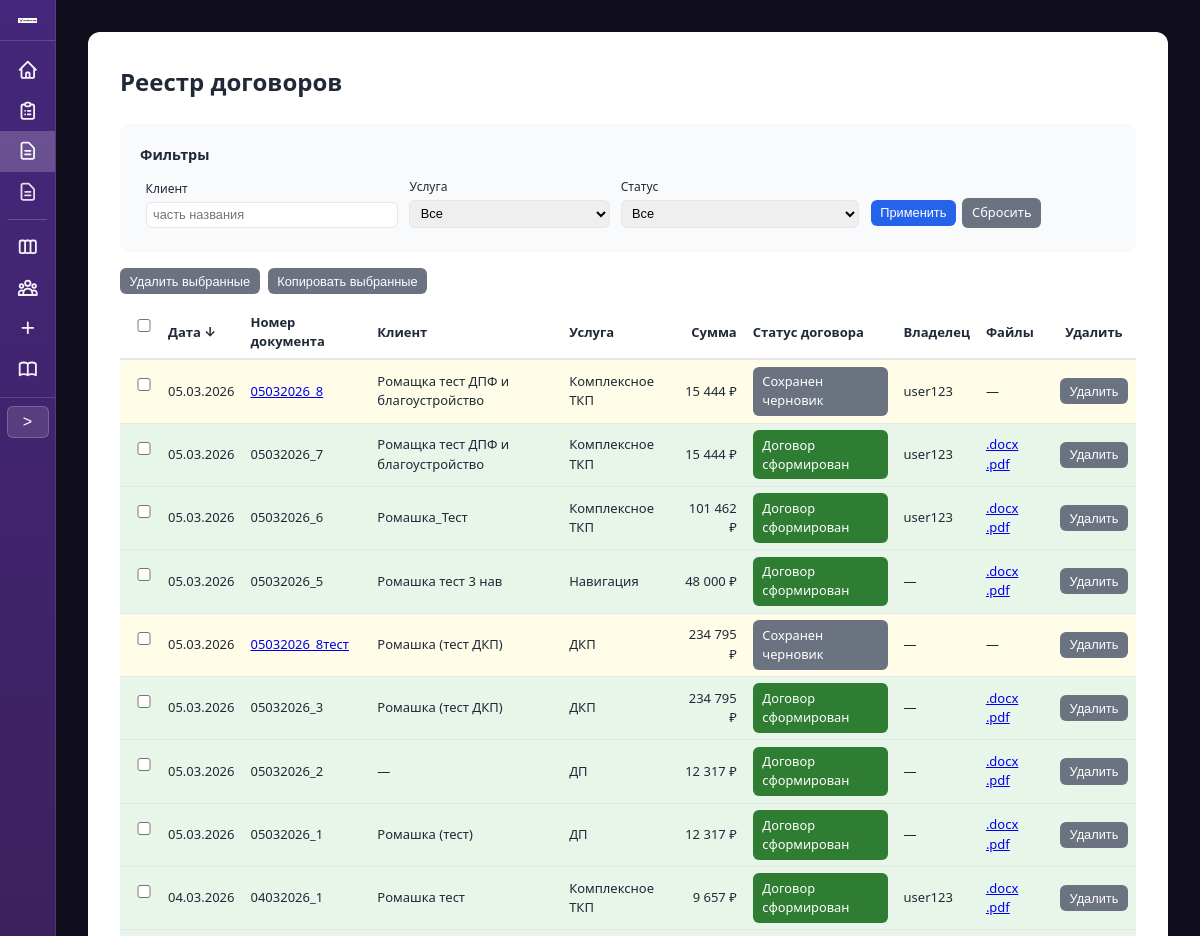
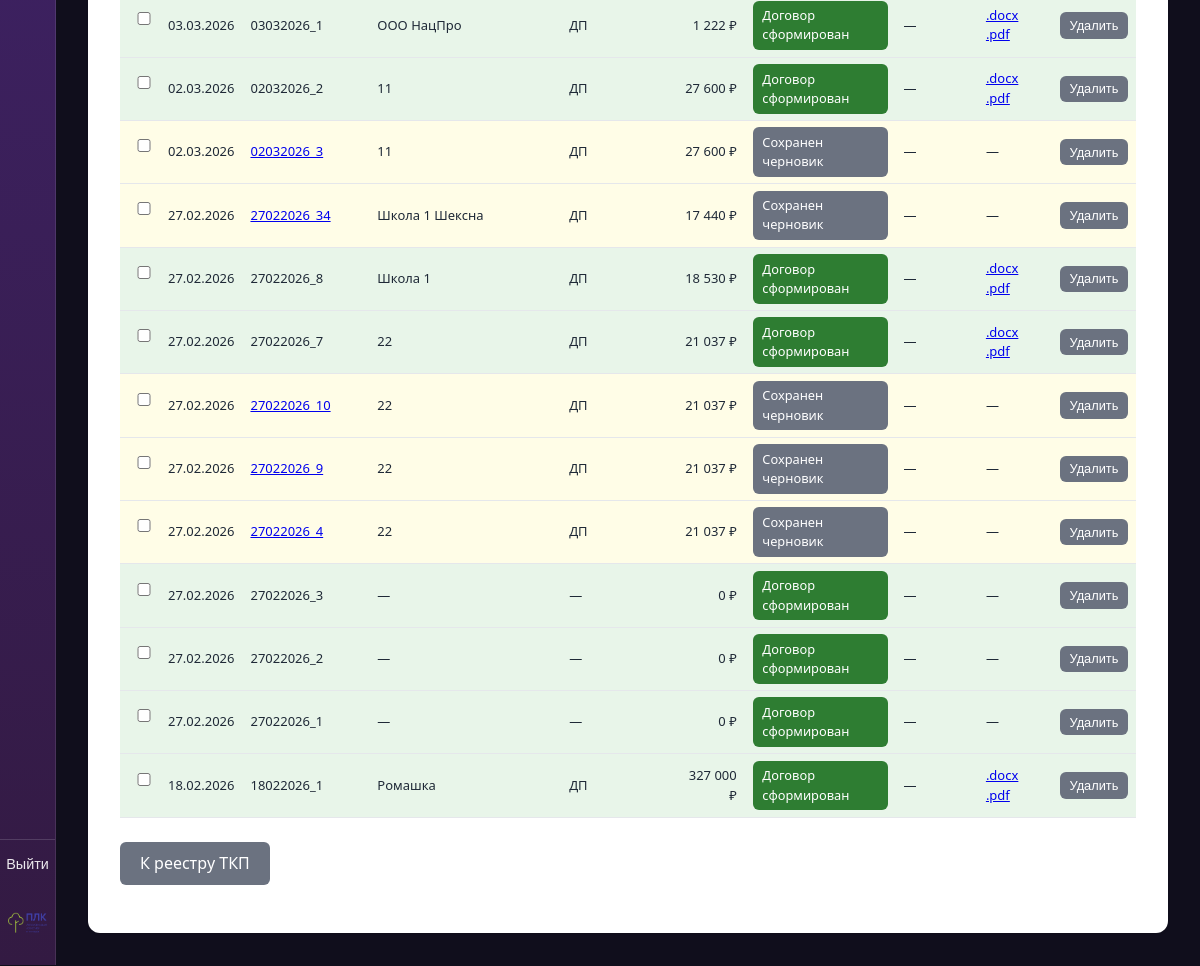
The app's page /contracts/ (signed in) with its own data (2 pictures, top to bottom).
### proposals/models.py (models this page shows, shortened)
class ContractRecord(models.Model):
    STATUS_DRAFT = 'draft'
    STATUS_FINAL = 'final'
    STATUS_CHOICES = [
        (STATUS_DRAFT, 'Черновик'),
        (STATUS_FINAL, 'Итоговый'),
    ]
    date = models.DateField('Дата договора')
    number = models.CharField('Номер договора', max_length=50, unique=True)
    status = models.CharField('Статус', max_length=20, choices=STATUS_CHOICES, default=STATUS_FINAL)
    tkp = models.ForeignKey(
        TKPRecord,
        on_delete=models.SET_NULL,
        null=True,
        blank=True,
        verbose_name='ТКП',
        related_name='contracts',
    )
    counterparty = models.ForeignKey(
        Counterparty,
        on_delete=models.SET_NULL,
        null=True,
        blank=True,
        verbose_name='Контрагент',
    )
    client = models.CharField('Клиент', max_length=500, blank=True)
    service = models.CharField('Услуга', max_length=255, blank=True)
    sum_total = models.DecimalField('Сумма', max_digits=15, decimal_places=2, default=0)
    docx_file = models.CharField('Файл DOCX', max_length=255, blank=True)
    pdf_file = models.CharField('Файл PDF', max_length=255, blank=True)
    contract_snapshot = models.JSONField('Снимок реквизитов', null=True, blank=True)
    created_at = models.DateTimeField('Создано', auto_now_add=True)
    created_by = models.ForeignKey(
        settings.AUTH_USER_MODEL,
        on_delete=models.SET_NULL,
        null=True,
        blank=True,
        related_name='created_contract_records',
        verbose_name='Владелец',
    )
    class Meta:
        verbose_name = 'Запись договора'
        verbose_name_plural = 'Записи договоров'
        ordering = ['-created_at']

### proposals/views.py (the view, shortened to what this page needs)
# urls.py: path('contracts/', views.contract_table_view, name='contract_table'),
@login_required
@require_http_methods(['GET', 'POST'])
def contract_table_view(request):
    records = ContractRecord.objects.select_related('tkp', 'counterparty', 'created_by')
    client = request.GET.get('client', '').strip()
    service = request.GET.get('service', '').strip()
    status_filter = request.GET.get('status', '').strip().lower()
    if client:
        records = records.filter(client__icontains=client)
    if service:
        records = records.filter(service=service)
    if status_filter == 'draft':
        records = records.filter(status=ContractRecord.STATUS_DRAFT)
    elif status_filter == 'final':
        records = records.filter(status=ContractRecord.STATUS_FINAL)
    sort_col = request.GET.get('sort', '').strip().lower()
    order = request.GET.get('order', 'desc').strip().lower()
    if order not in ('asc', 'desc'):
        order = 'desc'
    order_prefix = '' if order == 'asc' else '-'
    allowed_sort = {'date': 'date', 'number': 'number', 'client': 'client', 'service': 'service', 'sum_total': 'sum_total', 'status': 'status'}
    if sort_col in allowed_sort:
        field = allowed_sort[sort_col]
        if field == 'status':
            records = records.order_by(f'{order_prefix}status', '-date', '-created_at')
        else:
            records = records.order_by(f'{order_prefix}{field}', '-created_at')
    else:
        records = records.order_by('-date', '-created_at')
    services_list = list(ContractRecord.objects.values_list('service', flat=True).distinct().filter(service__isnull=False).exclude(service='').order_by('service'))
    context = {
        'records': records,
        'filters': {'client': client, 'service': service, 'status': status_filter},
        'services_list': services_list,
        'sort': sort_col or 'date',
        'order': order,
    }
    return render(request, 'proposals/contract_table.html', context)

### proposals/templatetags/proposal_filters.py (called while the page is built)
@register.filter
def format_price(value):
    if value is None:
        return ''
    try:
        s = str(int(value))
    except (ValueError, TypeError):
        return str(value)
    n = len(s)
    if n <= 3:
        return s
    r = n % 3 or 3
    result = s[:r]
    for i in range(r, n, 3):
        result += ' ' + s[i:i + 3]
    return result

### proposals/templates/proposals/contract_table.html (shortened to what this page needs)
{% extends "proposals/base.html" %}
{% load proposal_filters %}
{% block container_extra_class %}container--wide{% endblock %}
{% block content %}
<div style="overflow-x: auto;">
<h1>Реестр договоров</h1>
<form method="get" action="{% url 'proposals:contract_table' %}" class="summary" style="margin-bottom: 1rem;">
    <p style="margin: 0 0 0.5rem; font-weight: 600; font-size: 0.9rem;">Фильтры</p>
    <table class="table-filters" style="width: 100%; border-collapse: collapse; font-size: 0.8rem;">
        <tr>
            <td style="padding: 0.25rem 0.35rem; vertical-align: bottom;">
                <label for="id_client" style="font-size: 0.75rem;">Клиент</label>
                <input type="text" name="client" id="id_client" value="{{ filters.client }}" placeholder="часть названия" style="margin: 0; padding: 0.3rem 0.4rem; font-size: 0.8rem; width: 100%;">
            </td>
            <td style="padding: 0.25rem 0.35rem; vertical-align: bottom;">
                <label for="id_service" style="font-size: 0.75rem;">Услуга</label>
                <select name="service" id="id_service" style="margin: 0; padding: 0.3rem 0.4rem; font-size: 0.8rem; width: 100%;">
                    <option value="">Все</option>
                </select>
            </td>
            <td style="padding: 0.25rem 0.35rem; vertical-align: bottom;">
                <label for="id_status" style="font-size: 0.75rem;">Статус</label>
                <select name="status" id="id_status" style="margin: 0; padding: 0.3rem 0.4rem; font-size: 0.8rem; width: 100%;">
                    <option value="">Все</option>
                </select>
            </td>
            <td style="padding: 0.25rem 0.35rem; vertical-align: bottom; white-space: nowrap;">
                <button type="submit" class="btn btn-sm">Применить</button>
                <a href="{% url 'proposals:contract_table' %}" class="btn btn-secondary btn-sm" style="margin-left: 0.2rem;">Сбросить</a>
            </td>
        </tr>
    </table>
</form>
<form id="bulk-form-contract" method="post" action="{% url 'proposals:contract_table' %}{% if request.GET %}?{{ request.GET.urlencode }}{% endif %}">
<div class="bulk-toolbar" style="margin-bottom: 0.75rem; display: flex; align-items: center; gap: 0.5rem; flex-wrap: wrap;">
    <button type="submit" name="bulk_action" value="delete" class="btn btn-secondary btn-sm" onclick="var n=document.querySelectorAll('#bulk-form-contract input[name=ids]:checked').length;return n?confirm('Удалить выбранные записи договоров и их файлы?'):false;">Удалить выбранные</button>
    <button type="submit" name="bulk_action" value="copy" class="btn btn-secondary btn-sm" onclick="var n=document.querySelectorAll('#bulk-form-contract input[name=ids]:checked').length;if(!n){alert('Выберите строки для копирования.');return false;}return true;">Копировать выбранные</button>
</div>
<table class="table-contract-list" style="width: 100%; border-collapse: collapse; margin-top: 0; font-size: 0.8125rem;">
    <thead>
        <tr style="border-bottom: 2px solid var(--border);">
            <th style="text-align: center; padding: 0.4rem 0.5rem; width: 2.5rem;"><input type="checkbox" id="contract-select-all" title="Выбрать все" aria-label="Выбрать все"></th>
            <th style="text-align: left; padding: 0.4rem 0.5rem;"><a href="?sort=date&order={% if sort == 'date' and order == 'asc' %}desc{% else %}asc{% endif %}" class="th-sort">Дата {% if sort == 'date' %}{% if order == 'asc' %}↑{% else %}↓{% endif %}{% endif %}</a></th>
            <th style="text-align: left; padding: 0.4rem 0.5rem;"><a href="?sort=number&order={% if sort == 'number' and order == 'asc' %}desc{% else %}asc{% endif %}" class="th-sort">Номер документа </a></th>
            <th style="text-align: left; padding: 0.4rem 0.5rem;"><a href="?sort=client&order={% if sort == 'client' and order == 'asc' %}desc{% else %}asc{% endif %}" class="th-sort">Клиент </a></th>
            <th style="text-align: left; padding: 0.4rem 0.5rem;"><a href="?sort=service&order={% if sort == 'service' and order == 'asc' %}desc{% else %}asc{% endif %}" class="th-sort">Услуга </a></th>
            <th style="text-align: right; padding: 0.4rem 0.5rem;"><a href="?sort=sum_total&order={% if sort == 'sum_total' and order == 'asc' %}desc{% else %}asc{% endif %}" class="th-sort">Сумма </a></th>
            <th style="text-align: left; padding: 0.4rem 0.5rem;"><a href="?sort=status&order={% if sort == 'status' and order == 'asc' %}desc{% else %}asc{% endif %}" class="th-sort">Статус договора </a></th>
            <th style="text-align: left; padding: 0.4rem 0.5rem;">Владелец</th>
            <th style="text-align: left; padding: 0.4rem 0.5rem;">Файлы</th>
            <th style="text-align: center; padding: 0.4rem 0.5rem;">Удалить</th>
        </tr>
    </thead>
    <tbody>
        {% for r in records %}
        <tr style="border-bottom: 1px solid var(--border);" class="{% if r.status == 'draft' %}contract-row-draft{% else %}contract-row-with-contract{% endif %}">
            <td style="padding: 0.4rem 0.5rem; text-align: center;"><input type="checkbox" name="ids" value="{{ r.pk }}" form="bulk-form-contract" class="contract-row-cb"></td>
            <td style="padding: 0.4rem 0.5rem;">{{ r.date|date:"d.m.Y" }}</td>
            <td style="padding: 0.4rem 0.5rem;">
                {% if r.status == 'draft' and r.tkp_id %}
                <a href="{% url 'proposals:contract_form' r.tkp_id %}?contract_draft_id={{ r.pk }}">{{ r.number }}</a>
                {% else %}
                {{ r.number }}
                {% endif %}
            </td>
            <td style="padding: 0.4rem 0.5rem;">{{ r.client|default:"—" }}</td>
            <td style="padding: 0.4rem 0.5rem;">{{ r.service|default:"—" }}</td>
            <td style="padding: 0.4rem 0.5rem; text-align: right;">{{ r.sum_total|format_price }} ₽</td>
            <td style="padding: 0.4rem 0.5rem;">
                {% if r.status == 'draft' %}
                <a href="#" class="btn btn-sm btn-contract-draft btn-contract-card-trigger" data-contract-card="{% url 'proposals:contract_card' r.pk %}">Сохранен черновик</a>
                {% else %}
                <a href="#" class="btn btn-sm btn-contract-done btn-contract-card-trigger" data-contract-card="{% url 'proposals:contract_card' r.pk %}">Договор сформирован</a>
                {% endif %}
            </td>
            <td style="padding: 0.4rem 0.5rem;">{% if r.created_by %}{{ r.created_by.get_full_name|default:r.created_by.username }}{% else %}—{% endif %}</td>
            <td style="padding: 0.4rem 0.5rem;">
                {% if r.docx_file and r.pdf_file %}
                <a href="{% url 'proposals:contract_download' r.pk 'docx' %}" class="table-file-link">.docx</a>
                <a href="{% url 'proposals:contract_download' r.pk 'pdf' %}" class="table-file-link">.pdf</a>
                {% else %}
                —
                {% endif %}
            </td>
            <td style="padding: 0.4rem 0.5rem; text-align: center;">
                <form method="post" action="{% url 'proposals:contract_table' %}{% if request.GET %}?{{ request.GET.urlencode }}{% endif %}" style="display: inline;" onsubmit="return confirm('Удалить эту запись договора и файлы?');">
                    <button type="submit" class="btn btn-secondary btn-sm">Удалить</button>
                </form>
            </td>
        </tr>
        {% empty %}
        <tr>
            <td colspan="11" style="padding: 0.75rem; color: var(--text-muted); font-size: 0.8125rem;">Нет договоров</td>
        </tr>
        {% endfor %}
    </tbody>
</table>
</form>
<p style="margin-top: 1.5rem;">
    <a href="{% url 'proposals:table' %}" class="btn btn-secondary">К реестру ТКП</a>
</p>
</div>
{% endblock %}

### proposals/templates/proposals/base.html (style rules this page uses)
:root { --bg: #100E1C; --card: #fff; --primary: #2563eb; --primary-hover: #1d4ed8; --text: #1f2937; --text-muted: #6b7280; --border: #e5e7eb; --success: #059669; --sidebar-w: 56px; --sidebar-w-expanded: 248px; --sidebar-gradient: linear-gradient(180deg, #45277B 0%, #331A42 100%); }
* { box-sizing: border-box; }
body { font-family: system-ui, -apple-system, sans-serif; background: var(--bg); color: var(--text); margin: 0; line-height: 1.5; }
h1 { font-size: 1.5rem; margin: 0 0 1.5rem; color: var(--text); }
label { display: block; font-weight: 500; margin-bottom: 0.25rem; color: var(--text); }
input, select, textarea { width: 100%; padding: 0.5rem 0.75rem; border: 1px solid var(--border); border-radius: 6px; font-size: 1rem; margin-bottom: 1rem; }
button, .btn { display: inline-block; padding: 0.6rem 1.25rem; background: var(--primary); color: white; border: none; border-radius: 6px; font-size: 1rem; cursor: pointer; text-decoration: none; }
.btn-secondary { background: var(--text-muted); }
.summary { background: #f9fafb; border-radius: 8px; padding: 1.25rem; margin-bottom: 1.5rem; }

### proposals/templates/proposals/contract_table.html (style rules this page uses)
.th-sort { color: inherit; text-decoration: none; }
.table-file-link { margin-right: 0.5rem; }
.table-file-link:last-of-type { margin-right: 0; }
.contract-row-draft { background-color: #fffde7; }
.contract-row-with-contract { background-color: #e8f5e9; }
.btn-contract-done { background-color: #2e7d32; color: #fff; border-color: #2e7d32; }
.btn-contract-draft { background-color: #6b7280; color: #fff; border-color: #6b7280; }
.btn-sm { padding: 0.35rem 0.6rem; font-size: 0.8rem; }

### records on screen
ContractRecord: date "05.03.2026", number "05032026_8", client "Ромащка тест ДПФ и благоустройство", service "Комплексное ТКП", sum_total "15 444", status "Сохранен черновик", created_by.get_full_name "user123"
ContractRecord: date "05.03.2026", number "05032026_7", client "Ромащка тест ДПФ и благоустройство", service "Комплексное ТКП", sum_total "15 444", status "Договор сформирован", created_by.get_full_name "user123", docx_file ".docx"
ContractRecord: date "05.03.2026", number "05032026_6", client "Ромашка_Тест", service "Комплексное ТКП", sum_total "101 462", status "Договор сформирован", created_by.get_full_name "user123", docx_file ".docx"
ContractRecord: date "05.03.2026", number "05032026_5", client "Ромашка тест 3 нав", service "Навигация", sum_total "48 000", status "Договор сформирован", docx_file ".docx"
ContractRecord: date "05.03.2026", number "05032026_8тест", client "Ромашка (тест ДКП)", service "ДКП", sum_total "234 795", status "Сохранен черновик"
ContractRecord: date "05.03.2026", number "05032026_3", client "Ромашка (тест ДКП)", service "ДКП", sum_total "234 795", status "Договор сформирован", docx_file ".docx"
ContractRecord: date "05.03.2026", number "05032026_2", client "—", service "ДП", sum_total "12 317", status "Договор сформирован", docx_file ".docx"
ContractRecord: date "05.03.2026", number "05032026_1", client "Ромашка (тест)", service "ДП", sum_total "12 317", status "Договор сформирован", docx_file ".docx"
ContractRecord: date "04.03.2026", number "04032026_1", client "Ромашка тест", service "Комплексное ТКП", sum_total "9 657", status "Договор сформирован", created_by.get_full_name "user123", docx_file ".docx"
ContractRecord: date "03.03.2026", number "03032026_1", client "ООО НацПро", service "ДП", sum_total "1 222", status "Договор сформирован", docx_file ".docx"
ContractRecord: date "02.03.2026", number "02032026_2", client "11", service "ДП", sum_total "27 600", status "Договор сформирован", docx_file ".docx"
ContractRecord: date "02.03.2026", number "02032026_3", client "11", service "ДП", sum_total "27 600", status "Сохранен черновик"
ContractRecord: date "27.02.2026", number "27022026_34", client "Школа 1 Шексна", service "ДП", sum_total "17 440", status "Сохранен черновик"
ContractRecord: date "27.02.2026", number "27022026_8", client "Школа 1", service "ДП", sum_total "18 530", status "Договор сформирован", docx_file ".docx"
ContractRecord: date "27.02.2026", number "27022026_7", client "22", service "ДП", sum_total "21 037", status "Договор сформирован", docx_file ".docx"
ContractRecord: date "27.02.2026", number "27022026_10", client "22", service "ДП", sum_total "21 037", status "Сохранен черновик"
ContractRecord: date "27.02.2026", number "27022026_9", client "22", service "ДП", sum_total "21 037", status "Сохранен черновик"
ContractRecord: date "27.02.2026", number "27022026_4", client "22", service "ДП", sum_total "21 037", status "Сохранен черновик"
ContractRecord: date "27.02.2026", number "27022026_3", client "—", service "—", sum_total "0", status "Договор сформирован"
ContractRecord: date "27.02.2026", number "27022026_2", client "—", service "—", sum_total "0", status "Договор сформирован"
ContractRecord: date "27.02.2026", number "27022026_1", client "—", service "—", sum_total "0", status "Договор сформирован"
ContractRecord: date "18.02.2026", number "18022026_1", client "Ромашка", service "ДП", sum_total "327 000", status "Договор сформирован", docx_file ".docx"
